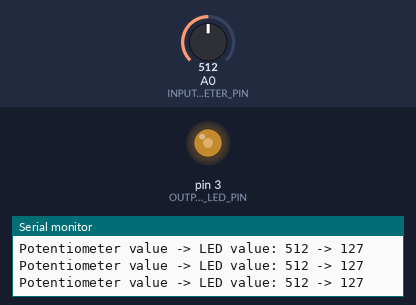
The sketch below on a simulated Arduino Uno, built with avr-gcc and run on an emulated ATmega328P. Parts: output pins drawn as LEDs (lit = HIGH), the last lines printed to the serial monitor. Inputs (shaded band) come from the test bench; at power-on: A0 (INPUT_POTMETER_PIN) = 512.

Above: at 1.2 s.
1.3 s: A0 (INPUT_POTMETER_PIN) set to 419
At 2.0 s:
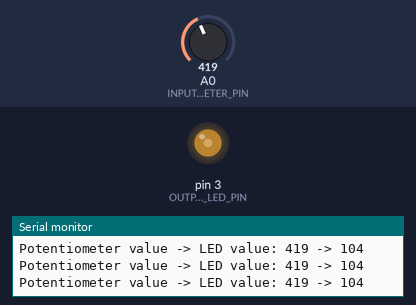
4.3 s: A0 (INPUT_POTMETER_PIN) set to 384
At 5.4 s:
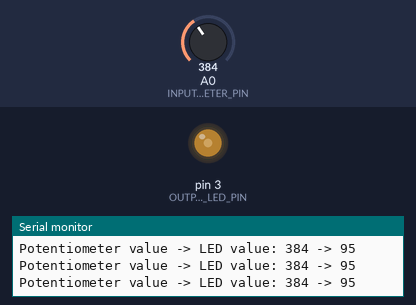
7.3 s: A0 (INPUT_POTMETER_PIN) set to 11
At 8.5 s:
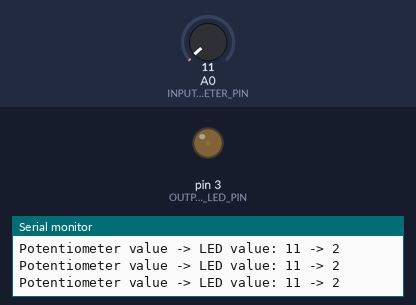
8.8 s: A0 (INPUT_POTMETER_PIN) set to 8
At 9.3 s:
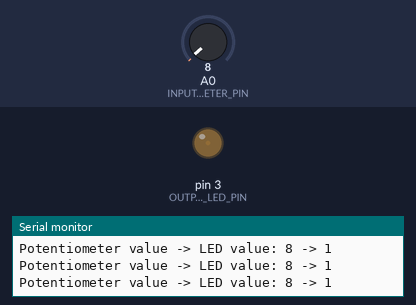
10.3 s: A0 (INPUT_POTMETER_PIN) set to 716
At 11.1 s:
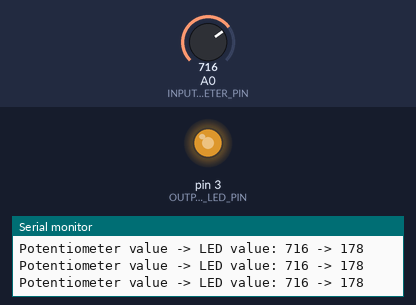
11.8 s: A0 (INPUT_POTMETER_PIN) set to 992
At 12.5 s:
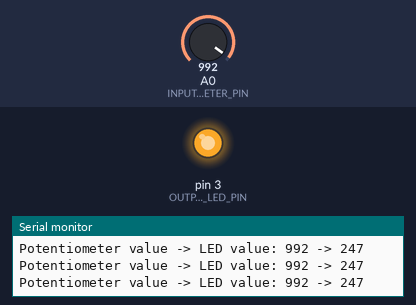
13.3 s: A0 (INPUT_POTMETER_PIN) set to 1010
Timing chart, 0 to 16.3 s (numbered marks = the images above; inputs shaded):
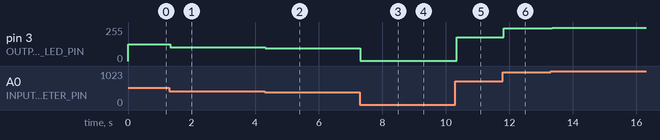

Measured:
- after the input at 1.3 s, pin 3 (OUTPUT_LED_PIN): 127/255 → 104/255 at once
- after the input at 4.3 s, pin 3 (OUTPUT_LED_PIN): 104/255 → 95/255 at once
- after the input at 7.3 s, pin 3 (OUTPUT_LED_PIN): 95/255 → 2/255 at once
- after the input at 8.8 s, pin 3 (OUTPUT_LED_PIN): 2/255 → 1/255 at once
- after the input at 10.3 s, pin 3 (OUTPUT_LED_PIN): 1/255 → 178/255 after 0.05 s
- after the input at 11.8 s, pin 3 (OUTPUT_LED_PIN): 178/255 → 247/255 at once
- after the input at 13.3 s, pin 3 (OUTPUT_LED_PIN): 247/255 → 251/255 after 0.05 s

The sketch:

inputPotentiometer.ino
```cpp
const int INPUT_POTMETER_PIN = A0;
const int OUTPUT_LED_PIN = 3;
const int BAUD_RATE = 9600;

void setup() {
  pinMode(INPUT_POTMETER_PIN, INPUT);
  pinMode(OUTPUT_LED_PIN, OUTPUT);
  Serial.begin(BAUD_RATE); // for printing values to console
}

void loop() {
  int potentiometerValue = analogRead(A0); // returns 0 - 1023 (due to 10 bit ADC)
  int outputValue = map(potentiometerValue, 0, 1023, 0, 255); // convert from 0-1023 range to 0-255 range
  // print out the mapping of value from FSR input to LED output
  Serial.print("Potentiometer value -> LED value: ");
  Serial.print(potentiometerValue);
  Serial.print(" -> ");
  Serial.println(outputValue);
  analogWrite(OUTPUT_LED_PIN, outputValue);
  delay(50); // read new values at ~20Hz
}
```

Blinker.cpp
```cpp
#include "Blinker.h"

/**
* This Blinker constructor takes parameters pin and blinkInterval,
* pin specifies the output pin, and blinkInterval specifies the time
* in between each blink of the LED
*/
Blinker::Blinker(const int pin, const unsigned long blinkInterval) :
  _pin(pin), _interval(blinkInterval) // initialize const like this in C++
{
  _state = LOW;
  _prevTime = 0;
  pinMode(_pin, OUTPUT);
}

/**
* Calculates whether to toggle output state based on the set interval
* Call this function once per loop()
*/
void Blinker::update() {
  unsigned long currentTime = millis();

  if (currentTime - _prevTime >= _interval) {
    _prevTime = currentTime;
    _state = !_state;
    digitalWrite(_pin, _state);
  }
}
```

Blinker.h
```cpp
/**
 * This class toggles output between HIGH and LOW for a given pin
 * based on the provided "blink" interval
 *
 * Usage:
 *  Blinker _ledBlinker(3, 200); // blinks Pin 3 on/off every 200 ms
 *
 *  loop(){
 *    _ledBlinker.update();
 *  }
 */

#include <Arduino.h>

class Blinker{

  private:
    const int _pin;                 // output pin
    const unsigned long _interval;  // blink interval in ms

    int _state;                     // current state (either HIGH OR LOW)
    unsigned long _prevTime;        // last state toggle in ms

  public:
    Blinker(const int pin, const unsigned long blinkInterval);
    void update();
};
```
